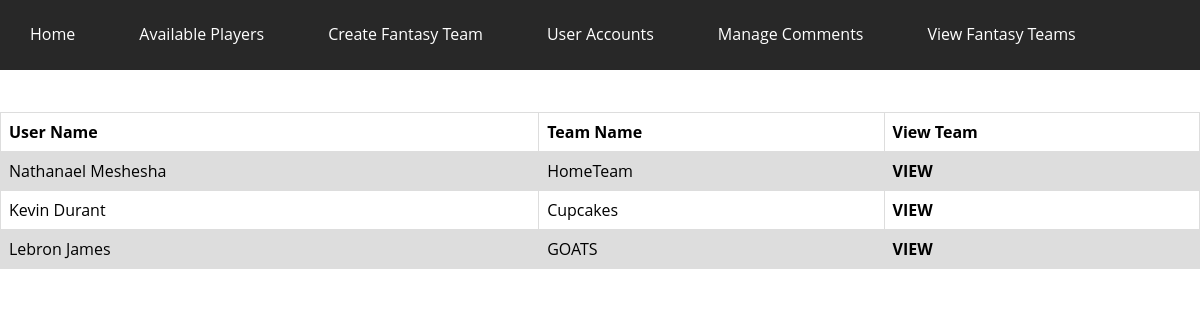
/viewTeams.php (signed in), run on the app's committed database.
### tables this page shows
CREATE TABLE `userfantasyteam` (
  `fantasyTeamID` int(3) NOT NULL,
  `fantasyTeamName` varchar(20) NOT NULL,
  `userId` int(3) NOT NULL
);

CREATE TABLE `users` (
  `userID` int(3) NOT NULL,
  `firstName` varchar(20) NOT NULL,
  `lastName` varchar(20) NOT NULL,
  `emailAddress` varchar(100) NOT NULL,
  `password` varchar(100) NOT NULL,
  `fantasyTeamID` int(11) NOT NULL,
  `admin` tinyint(1) NOT NULL
);

### viewTeams.php (the view, shortened to what this page needs)
<?php
	include 'header.php';
	$query = "SELECT userfantasyteam.fantasyTeamName, users.firstName, users.lastName, userfantasyteam.userId FROM userfantasyteam JOIN users ON userfantasyteam.userId = users.userID";
	$statement = $db->prepare($query);
	$statement->execute();
	$fantasyTeams = $statement->fetchAll();
?>
<!DOCTYPE html>
<html>
<head>
	<link rel="stylesheet" type="text/css" href="AvailablePlayersStyle.css"/>
</head>
<body>
	<?php if(!(isset($_SESSION['firstName']))): ?>
		<p>You must be signed in to view other user's teams.</p>
	<?php else: ?>
		<table>
			<tr>
				<th>User Name</th>
				<th>Team Name</th>
				<th>View Team</th>
			</tr>
		<?php foreach($fantasyTeams as $fantasyTeam): ?>
			<tr>
				<td><?= $fantasyTeam['firstName'] . ' ' . $fantasyTeam['lastName']?></td>
				<td><?= $fantasyTeam['fantasyTeamName'] ?></td>
				<td><h4><a href="TeamRoster.php?userId=<?= $fantasyTeam['userId'] ?>&firstName=<?=  $fantasyTeam['firstName'] ?>">VIEW</a></h4></td>
			</tr>
		<?php endforeach ?>
		</table>
	<?php endif ?>
</body>
</html>

### header.css (style rules this page uses)
* { margin: 0; padding: 0; }
a { text-align: center; color: #ffffff; text-decoration: none; font-size: 16px; font-family: 'Open Sans', sans-serif; }

### AvailablePlayersStyle.css (style rules this page uses)
table { font-family: 'Open Sans', sans-serif; border-collapse: collapse; width: 100%; }
tr:nth-child(even) { background-color: #dddddd; }
td, th { padding: 8px; border: 1px solid #dddddd; text-align: left; }
h4 { color: black; }
td>h4>a { color: black; }

### data on the page
userfantasyteam: userId.firstName "Nathanael", userId.lastName "Meshesha", fantasyTeamName "HomeTeam"
userfantasyteam: userId.firstName "Kevin", userId.lastName "Durant", fantasyTeamName "Cupcakes"
userfantasyteam: userId.firstName "Lebron", userId.lastName "James", fantasyTeamName "GOATS"
